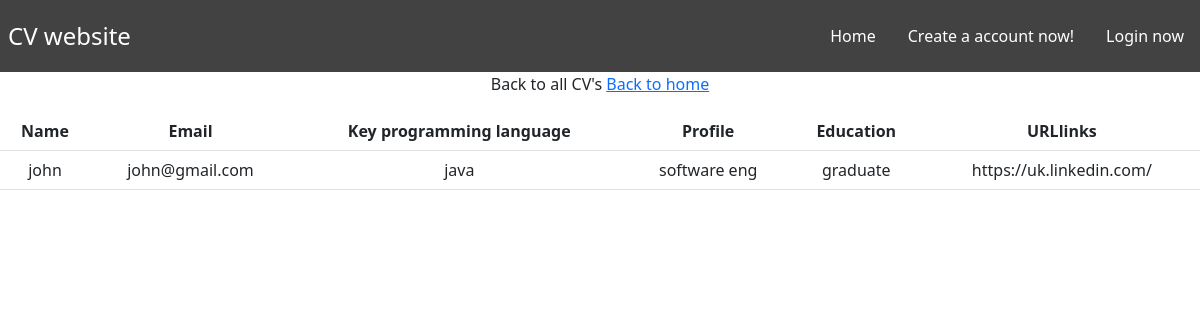
/cv_details.php?id=3, run on the app's committed database.
### tables this page shows
CREATE TABLE `cvs` (
  `id` bigint(20) UNSIGNED NOT NULL,
  `name` varchar(100) NOT NULL,
  `email` varchar(100) NOT NULL,
  `password` varchar(255) NOT NULL,
  `keyprogramming` varchar(255) DEFAULT NULL,
  `profile` varchar(500) DEFAULT NULL,
  `education` varchar(500) DEFAULT NULL,
  `URLlinks` varchar(500) DEFAULT NULL
);

### cv_details.php (the view, shortened to what this page needs)
<html lang="en">
<head>
    <link href="https://cdn.jsdelivr.net/npm/bootstrap@5.1.3/dist/css/bootstrap.min.css" rel="stylesheet">
    <link href="style.css" rel="stylesheet">
</head>
<body class="body-style">
    <nav class="navbar">
		<div class="brand-title">CV website</div>
		<div class="navbar-links">
			<ul>
            <?php
				if(isset($_SESSION['username'])) {
					echo "<li><a href='index.php'>Home</a></li>";
					echo "<li><a href='update_cv.php'>Update your CV</a></li>";
					echo "<li><a href='logout.php'>Log out</a></li>";
				} else {
					echo "<li><a href='index.php'>Home</a></li>";
					echo "<li><a href='register_form.php'>Create a account now!</a></li>";
					echo "<li><a href='login_form.php'>Login now</a></li>";
				}
			?>
			</ul>
		</div>
	</nav>
    <table cellspacing="0"  cellpadding="5" class="table" >
	<tr><th align='left'><b>Name</b></th>
    <th align='left'><b>Email</b></th>
    <th align='left'><b>Key programming language</b></th></th>
    <th align='left'><b>Profile</b></th></th>
    <th align='left'><b>Education</b></th></th>
    <th align='left'><b>URLlinks</b></th></tr>
    <?php
        require_once ('connectdb.php');
        if(isset($_GET['id'])) {
            $cvID = $_GET['id'];
            $sql = "SELECT * FROM cvs where id = :id";
            $stmt = $db->prepare($sql);
            $stmt->bindparam(':id', $cvID);
            $stmt->execute();
            $result = $stmt->fetch();
        } else {
            echo "Error";
        }
		echo  "<tr><td align='left'>" . $result['name'] . "</td>";
		echo  "<td align='left'>" . $result['email'] . "</td>";
		echo  "<td align='left'>" . $result['keyprogramming'] . "</td>";
		echo  "<td align='left'>" . $result['profile'] . "</td>";
		echo  "<td align='left'>" . $result['education'] . "</td>";
		echo "<td align='left'>". $result['URLlinks'] . "</td>";
    ?>
    <p>Back to all CV's <a href="index.php">Back to home</a></p>
</body>
</html>

### style.css (style rules this page uses)
* { box-sizing: border-box; text-align: center; }
.body-style { margin: 0; padding: 0; }
.navbar { display: flex; justify-content: space-between; align-items: center; background-color: #424242; color: white; }
.brand-title { font-size: 1.5rem; margin: 0.5rem; }
.navbar-links ul { margin: 0; padding: 0; display: flex; }
.navbar-links li { list-style: none; }
.navbar-links li a { text-decoration: none; color: white; padding: 1rem; display: block; }
.table { margin: auto; }

### data on the page
cvs: name "john", email "john@gmail.com", keyprogramming "java", profile "software eng", education "graduate", URLlinks "https://uk.linkedin.com/"
